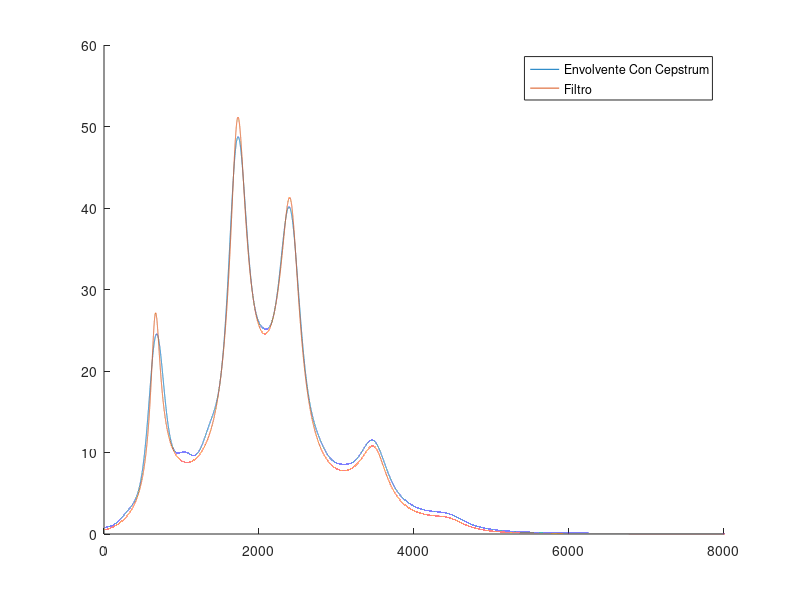

Source code (MATLAB):
close all;
clear

fs = 16000;
T = 1 / fs;

sigmas = [60, 100, 120, 175, 250];
fk = [660, 1720, 2410, 3500, 4500];

f0 = 125;

gamma = 0.96;

duracion_en_segundos = 1;

puntos_fft = 200000;

% Genero tren de pulsos.

pulso = zeros(duracion_en_segundos / T, 1);
posicion_de_la_delta = 1;
while posicion_de_la_delta < length(pulso)
    pulso(posicion_de_la_delta) = 1;
    posicion_de_la_delta = posicion_de_la_delta + fs / f0;
end

% Tracto Vocal

sintesis = pulso;
filtro = ones(puntos_fft, 1);
for k = 1:5
    coeficiente1 = 1;
    coeficiente2 = -2 * exp(-2 * pi * sigmas(k) * T) * cos(2 * pi * fk(k) * T);
    coeficiente3 = exp(-4 * pi * sigmas(k) * T);
    coeficientes = [coeficiente1, coeficiente2, coeficiente3];
    sintesis = filter(1, coeficientes, sintesis);
    filtro = filtro .* freqz(1, coeficientes, puntos_fft, 'whole');
end

% Radiacion Labial

sintesis = filter([1, -gamma], 1, sintesis);
[respuesta, frecuencias] = freqz([1, -gamma], 1, puntos_fft, 'whole');
filtro = filtro .* respuesta;
frecuencias = frecuencias * fs / 2 / pi ;

% Cepstrum
numero_de_coeficientes = 50;
cepstrum = ifft(log(abs(fft(sintesis, puntos_fft)) + 1));

% Liftering
cepstrum(numero_de_coeficientes + 1 : (length(cepstrum) - numero_de_coeficientes)) = 0;

% Grafico
figure(1);
hold on;
plot(frecuencias, exp(abs(fft(cepstrum, puntos_fft))) - 1);
plot(frecuencias, abs(filtro));
legend('Envolvente Con Cepstrum', 'Filtro');
axis([0, fs/2, 0, 60]);

%sound(sintesis, fs);

